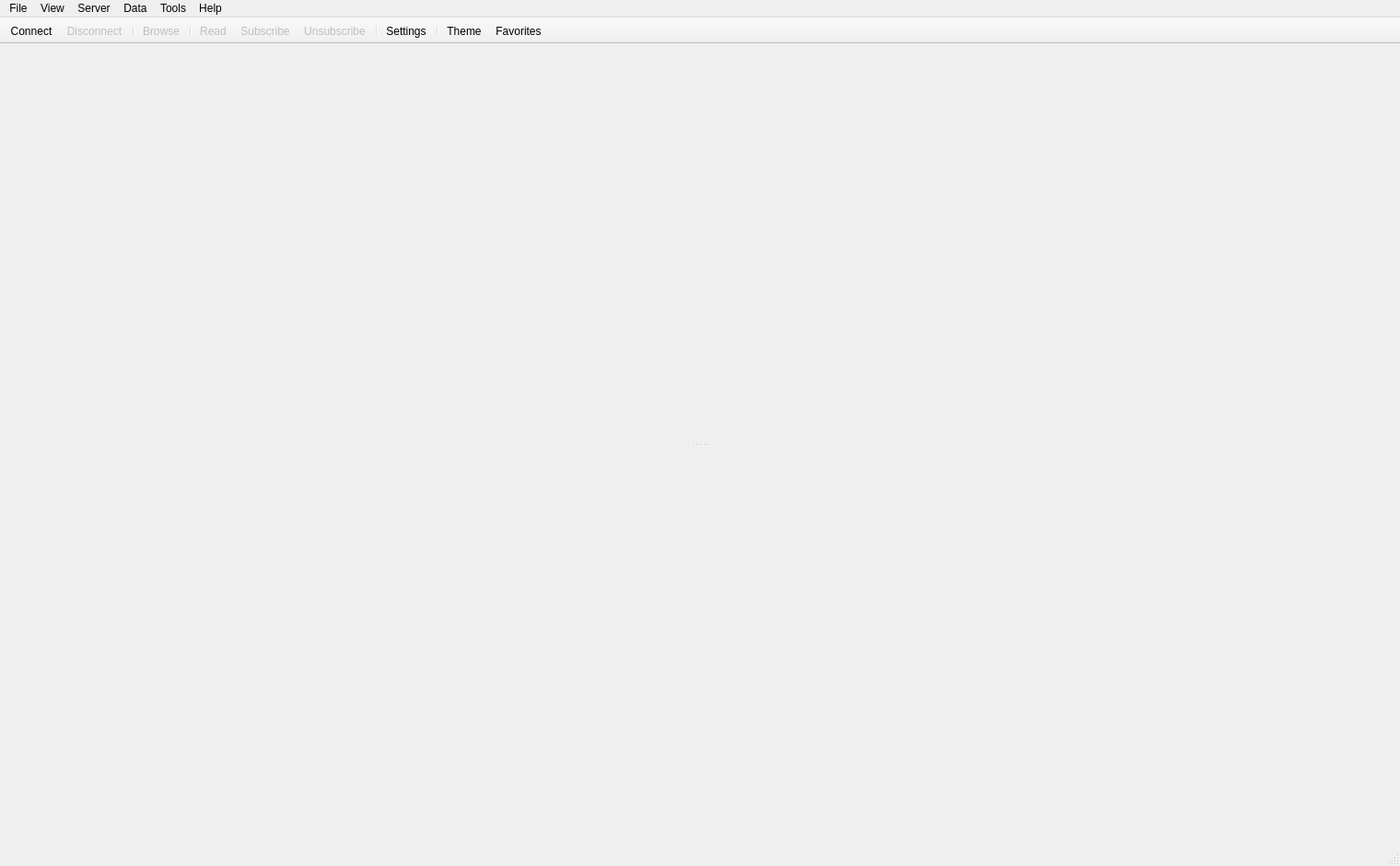
<?xml version="1.0" encoding="UTF-8"?>
<ui version="4.0">
 <class>MainWindow</class>
 <widget class="QMainWindow" name="MainWindow">
  <property name="geometry">
   <rect>
    <x>0</x>
    <y>0</y>
    <width>1520</width>
    <height>940</height>
   </rect>
  </property>
  <property name="windowTitle">
   <string>OpenUaExplorer</string>
  </property>
  <widget class="QWidget" name="centralwidget">
   <layout class="QVBoxLayout" name="centralLayout">
    <property name="leftMargin">
     <number>0</number>
    </property>
    <property name="topMargin">
     <number>0</number>
    </property>
    <property name="rightMargin">
     <number>0</number>
    </property>
    <property name="bottomMargin">
     <number>0</number>
    </property>
    <item>
     <widget class="QSplitter" name="centralSplitter">
      <property name="orientation">
       <enum>Qt::Vertical</enum>
      </property>
      <widget class="DataView" name="dataView" native="true"/>
      <widget class="TrendPanelWidget" name="trendPanelWidget" native="true"/>
     </widget>
    </item>
   </layout>
  </widget>
  <widget class="QMenuBar" name="menubar">
   <property name="geometry">
    <rect>
     <x>0</x>
     <y>0</y>
     <width>1520</width>
     <height>21</height>
    </rect>
   </property>
   <widget class="QMenu" name="menuFile">
    <property name="title">
     <string>File</string>
    </property>
    <widget class="QMenu" name="menuRecentConnections">
     <property name="title">
      <string>Recent Connections</string>
     </property>
     <addaction name="actionNoRecentConnections"/>
    </widget>
    <widget class="QMenu" name="menuRecentSessions">
     <property name="title">
      <string>Recent Sessions</string>
     </property>
     <addaction name="actionNoRecentSessions"/>
    </widget>
    <addaction name="actionNewConnection"/>
    <addaction name="actionFileDisconnect"/>
    <addaction name="menuRecentConnections"/>
    <addaction name="separator"/>
    <addaction name="actionOpenSession"/>
    <addaction name="actionSaveSession"/>
    <addaction name="menuRecentSessions"/>
    <addaction name="separator"/>
    <addaction name="actionExportData"/>
    <addaction name="actionExportLog"/>
    <addaction name="separator"/>
    <addaction name="actionExit"/>
   </widget>
   <widget class="QMenu" name="menuView">
    <property name="title">
     <string>View</string>
    </property>
    <addaction name="actionViewDataAccess"/>
     <addaction name="actionViewEvents"/>
     <addaction name="actionViewDataHistory"/>
     <addaction name="actionViewEventsHistory"/>
     <addaction name="separator"/>
    <addaction name="actionResetLayout"/>
   </widget>
   <widget class="QMenu" name="menuServer">
    <property name="title">
     <string>Server</string>
    </property>
    <addaction name="actionConnect"/>
    <addaction name="actionDisconnect"/>
    <addaction name="separator"/>
    <addaction name="actionBrowseAddressSpace"/>
    <addaction name="actionRefresh"/>
    <addaction name="separator"/>
    <addaction name="actionEndpointSettings"/>
    <addaction name="actionCertificates"/>
   </widget>
   <widget class="QMenu" name="menuData">
    <property name="title">
     <string>Data</string>
    </property>
    <widget class="QMenu" name="menuSetSubscription">
     <property name="title">
      <string>Set Subscription</string>
     </property>
     <addaction name="actionSetSubscriptionNone"/>
     <addaction name="actionSetSubscriptionDefault"/>
     <addaction name="actionSetSubscriptionFast"/>
     <addaction name="actionSetSubscriptionCustom"/>
    </widget>
     <addaction name="actionReadSelected"/>
     <addaction name="actionWriteValue"/>
     <addaction name="actionReadDataHistory"/>
     <addaction name="actionReadEventsHistory"/>
     <addaction name="separator"/>
    <addaction name="actionAddToDataAccess"/>
    <addaction name="actionRemoveFromDataAccess"/>
    <addaction name="separator"/>
    <addaction name="actionManageSubscriptions"/>
    <addaction name="menuSetSubscription"/>
    <addaction name="separator"/>
    <addaction name="actionClearDataAccess"/>
   </widget>
   <widget class="QMenu" name="menuTools">
    <property name="title">
     <string>Tools</string>
    </property>
    <widget class="QMenu" name="menuTheme">
     <property name="title">
      <string>Theme</string>
     </property>
     <addaction name="actionThemeLight"/>
     <addaction name="actionThemeDark"/>
     <addaction name="actionThemeSystem"/>
    </widget>
    <addaction name="actionSettings"/>
    <addaction name="menuTheme"/>
    <addaction name="separator"/>
    <addaction name="actionNamespaceInspector"/>
    <addaction name="actionNodeMonitor"/>
   </widget>
   <widget class="QMenu" name="menuHelp">
    <property name="title">
     <string>Help</string>
    </property>
    <addaction name="actionDocumentation"/>
    <addaction name="actionOpcUaInfo"/>
    <addaction name="separator"/>
    <addaction name="actionCheckForUpdates"/>
    <addaction name="actionAbout"/>
   </widget>
   <addaction name="menuFile"/>
   <addaction name="menuView"/>
   <addaction name="menuServer"/>
   <addaction name="menuData"/>
   <addaction name="menuTools"/>
   <addaction name="menuHelp"/>
  </widget>
  <widget class="MainToolBar" name="mainToolBar">
   <property name="minimumSize">
    <size>
     <width>0</width>
     <height>0</height>
    </size>
   </property>
   <property name="movable">
    <bool>false</bool>
   </property>
   <property name="iconSize">
    <size>
     <width>24</width>
     <height>24</height>
    </size>
   </property>
   <property name="toolButtonStyle">
    <enum>Qt::ToolButtonStyle::ToolButtonTextUnderIcon</enum>
   </property>
   <attribute name="toolBarArea">
    <enum>TopToolBarArea</enum>
   </attribute>
   <attribute name="toolBarBreak">
    <bool>false</bool>
   </attribute>
   <addaction name="actionConnect"/>
   <addaction name="actionDisconnect"/>
   <addaction name="separator"/>
   <addaction name="actionBrowse"/>
   <addaction name="separator"/>
    <addaction name="actionRead"/>
    <addaction name="actionSubscribe"/>
   <addaction name="actionUnsubscribe"/>
   <addaction name="separator"/>
   <addaction name="actionSettings"/>
   <addaction name="separator"/>
   <addaction name="actionTheme"/>
   <addaction name="actionFavorites"/>
  </widget>
  <widget class="MainStatusBarWidget" name="statusbar"/>
  <action name="actionConnect">
   <property name="text">
    <string>Connect</string>
   </property>
  </action>
  <action name="actionDisconnect">
   <property name="enabled">
    <bool>false</bool>
   </property>
   <property name="text">
    <string>Disconnect</string>
   </property>
  </action>
  <action name="actionFileDisconnect">
   <property name="enabled">
    <bool>false</bool>
   </property>
   <property name="text">
    <string>Disconnect</string>
   </property>
  </action>
  <action name="actionBrowse">
   <property name="enabled">
    <bool>false</bool>
   </property>
   <property name="text">
    <string>Browse</string>
   </property>
  </action>
  <action name="actionRefresh">
   <property name="enabled">
    <bool>false</bool>
   </property>
   <property name="text">
    <string>Refresh</string>
   </property>
  </action>
  <action name="actionRead">
   <property name="enabled">
    <bool>false</bool>
   </property>
   <property name="checked">
    <bool>false</bool>
   </property>
   <property name="text">
    <string>Read</string>
   </property>
  </action>
  <action name="actionWrite">
   <property name="enabled">
    <bool>false</bool>
   </property>
   <property name="text">
    <string>Write</string>
   </property>
  </action>
  <action name="actionSubscribe">
   <property name="enabled">
    <bool>false</bool>
   </property>
   <property name="text">
    <string>Subscribe</string>
   </property>
  </action>
  <action name="actionUnsubscribe">
   <property name="enabled">
    <bool>false</bool>
   </property>
   <property name="text">
    <string>Unsubscribe</string>
   </property>
  </action>
  <action name="actionSettings">
   <property name="text">
    <string>Settings</string>
   </property>
  </action>
  <action name="actionTheme">
   <property name="text">
    <string>Theme</string>
   </property>
  </action>
  <action name="actionFavorites">
   <property name="text">
    <string>Favorites</string>
   </property>
   <property name="toolTip">
    <string>Connect to a favourite server</string>
   </property>
  </action>
  <action name="actionNewConnection">
   <property name="text">
    <string>New Connection</string>
   </property>
  </action>
  <action name="actionOpenSession">
   <property name="enabled">
    <bool>false</bool>
   </property>
   <property name="text">
    <string>Open Session...</string>
   </property>
  </action>
  <action name="actionSaveSession">
   <property name="enabled">
    <bool>false</bool>
   </property>
   <property name="text">
    <string>Save Session...</string>
   </property>
  </action>
  <action name="actionNoRecentConnections">
   <property name="enabled">
    <bool>false</bool>
   </property>
   <property name="text">
    <string>No Recent Connections</string>
   </property>
  </action>
  <action name="actionNoRecentSessions">
   <property name="enabled">
    <bool>false</bool>
   </property>
   <property name="text">
    <string>No Recent Sessions</string>
   </property>
  </action>
  <action name="actionExportData">
   <property name="enabled">
    <bool>false</bool>
   </property>
   <property name="text">
    <string>Export Data...</string>
   </property>
  </action>
  <action name="actionExportLog">
   <property name="enabled">
    <bool>false</bool>
   </property>
   <property name="text">
    <string>Export Log...</string>
   </property>
  </action>
  <action name="actionExit">
   <property name="text">
    <string>Exit</string>
   </property>
  </action>
  <action name="actionViewDataAccess">
   <property name="text">
    <string>Data Access</string>
   </property>
  </action>
  <action name="actionViewEvents">
   <property name="text">
    <string>Events</string>
   </property>
  </action>
  <action name="actionViewDataHistory">
   <property name="text">
    <string>Data History</string>
   </property>
  </action>
  <action name="actionViewEventsHistory">
   <property name="text">
    <string>Events History</string>
   </property>
  </action>
  <action name="actionResetLayout">
   <property name="text">
    <string>Reset Layout</string>
   </property>
  </action>
  <action name="actionBrowseAddressSpace">
   <property name="enabled">
    <bool>false</bool>
   </property>
   <property name="text">
    <string>Browse Address Space</string>
   </property>
  </action>
  <action name="actionEndpointSettings">
   <property name="enabled">
    <bool>false</bool>
   </property>
   <property name="text">
    <string>Endpoint Settings...</string>
   </property>
  </action>
  <action name="actionCertificates">
   <property name="text">
    <string>Certificates...</string>
   </property>
  </action>
  <action name="actionReadSelected">
   <property name="enabled">
    <bool>false</bool>
   </property>
   <property name="text">
    <string>Read Selected</string>
   </property>
  </action>
  <action name="actionWriteValue">
   <property name="enabled">
    <bool>false</bool>
   </property>
   <property name="text">
    <string>Write Value...</string>
   </property>
  </action>
  <action name="actionAddToDataAccess">
   <property name="enabled">
    <bool>false</bool>
   </property>
   <property name="text">
    <string>Add to Data Access</string>
   </property>
  </action>
  <action name="actionReadDataHistory">
   <property name="enabled">
    <bool>false</bool>
   </property>
   <property name="text">
    <string>Read Data History</string>
   </property>
   <property name="toolTip">
    <string>Read the data history of the selected node</string>
   </property>
  </action>
  <action name="actionReadEventsHistory">
   <property name="enabled">
    <bool>false</bool>
   </property>
   <property name="text">
    <string>Read Events History</string>
   </property>
   <property name="toolTip">
    <string>Read the event history of the selected node</string>
   </property>
  </action>
  <action name="actionRemoveFromDataAccess">
   <property name="enabled">
    <bool>false</bool>
   </property>
   <property name="text">
    <string>Remove from Data Access</string>
   </property>
  </action>
  <action name="actionSetSubscriptionNone">
   <property name="enabled">
    <bool>false</bool>
   </property>
   <property name="text">
    <string>None</string>
   </property>
  </action>
  <action name="actionSetSubscriptionDefault">
   <property name="enabled">
    <bool>false</bool>
   </property>
   <property name="text">
    <string>Default</string>
   </property>
  </action>
  <action name="actionSetSubscriptionFast">
   <property name="enabled">
    <bool>false</bool>
   </property>
   <property name="text">
    <string>Fast</string>
   </property>
  </action>
  <action name="actionSetSubscriptionCustom">
   <property name="enabled">
    <bool>false</bool>
   </property>
   <property name="text">
    <string>Custom...</string>
   </property>
  </action>
  <action name="actionManageSubscriptions">
   <property name="text">
    <string>Manage Subscriptions...</string>
   </property>
  </action>
  <action name="actionClearDataAccess">
   <property name="enabled">
    <bool>false</bool>
   </property>
   <property name="text">
    <string>Clear Data Access</string>
   </property>
  </action>
  <action name="actionThemeLight">
   <property name="checkable">
    <bool>true</bool>
   </property>
   <property name="text">
    <string>Light</string>
   </property>
  </action>
  <action name="actionThemeDark">
   <property name="checkable">
    <bool>true</bool>
   </property>
   <property name="text">
    <string>Dark</string>
   </property>
  </action>
  <action name="actionThemeSystem">
   <property name="checkable">
    <bool>true</bool>
   </property>
   <property name="text">
    <string>System</string>
   </property>
  </action>
  <action name="actionNamespaceInspector">
   <property name="enabled">
    <bool>false</bool>
   </property>
   <property name="text">
    <string>Namespace Inspector</string>
   </property>
  </action>
  <action name="actionNodeMonitor">
   <property name="enabled">
    <bool>false</bool>
   </property>
   <property name="text">
    <string>Node Monitor</string>
   </property>
  </action>
  <action name="actionDocumentation">
   <property name="enabled">
    <bool>false</bool>
   </property>
   <property name="text">
    <string>Documentation</string>
   </property>
  </action>
  <action name="actionOpcUaInfo">
   <property name="enabled">
    <bool>false</bool>
   </property>
   <property name="text">
    <string>OPC UA Info</string>
   </property>
  </action>
  <action name="actionCheckForUpdates">
   <property name="enabled">
    <bool>false</bool>
   </property>
   <property name="text">
    <string>Check for Updates</string>
   </property>
  </action>
  <action name="actionAbout">
   <property name="text">
    <string>About</string>
   </property>
  </action>
 </widget>
 <customwidgets>
  <customwidget>
   <class>DataView</class>
   <extends>QWidget</extends>
   <header>widgets/dataview.h</header>
   <container>1</container>
  </customwidget>
  <customwidget>
   <class>TrendPanelWidget</class>
   <extends>QWidget</extends>
   <header>widgets/trendpanelwidget.h</header>
   <container>1</container>
  </customwidget>
  <customwidget>
   <class>MainToolBar</class>
   <extends>QToolBar</extends>
   <header>widgets/maintoolbar.h</header>
   <container>1</container>
  </customwidget>
  <customwidget>
   <class>MainStatusBarWidget</class>
   <extends>QStatusBar</extends>
   <header>widgets/mainstatusbarwidget.h</header>
   <container>1</container>
  </customwidget>
 </customwidgets>
 <resources/>
 <connections/>
</ui>
